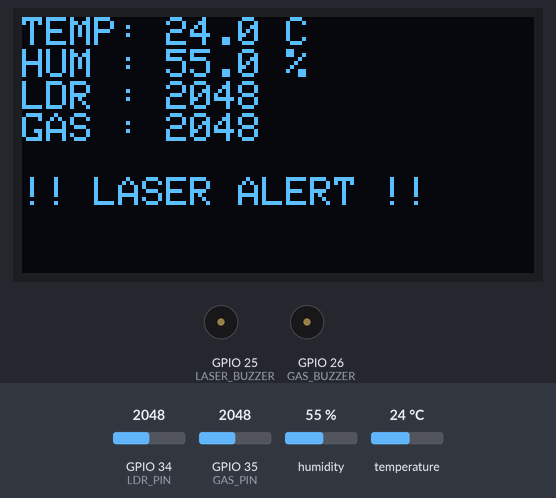
Recording of a sketch running on a simulated ESP32. On the bench: 128×64 one-colour display, buzzer (waves = sounding, pin HIGH). The test bench sets the inputs (shaded band); at power-on: GPIO 34 (LDR_PIN) = 2048, humidity 55 %, GPIO 35 (GAS_PIN) = 2048, temperature 24 °C (analog values on the 0–4095 scale). WiFi joins after 1.5 s; servers stay silent unless stated; what the sketch prints to the serial monitor is not drawn.

Above: at 4.45 s.
4.8 s: GPIO 34 (LDR_PIN) set to 52
At 5.84 s:
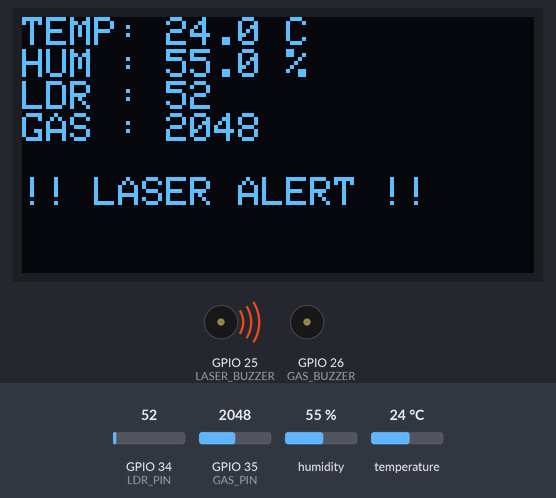
7.4 s: GPIO 34 (LDR_PIN) set to 45
At 8.7 s:
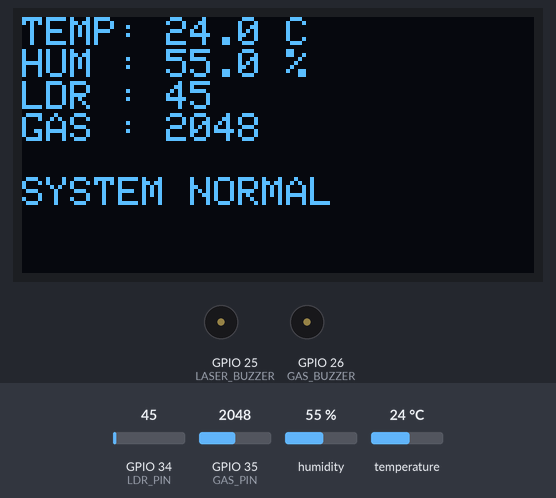
9.0 s: humidity set to 22 %
At 11.0 s:
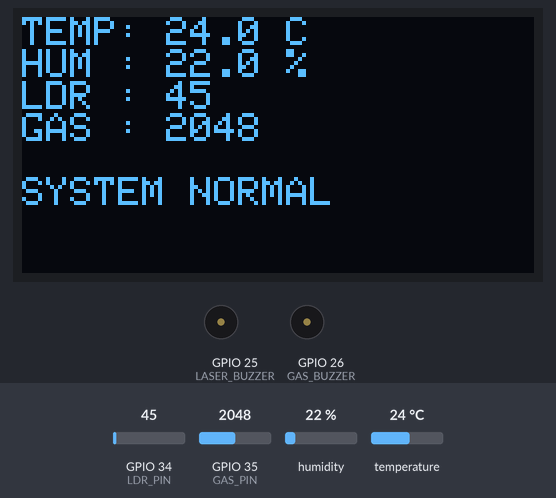
11.3 s: GPIO 35 (GAS_PIN) set to 2866
At 12.5 s:
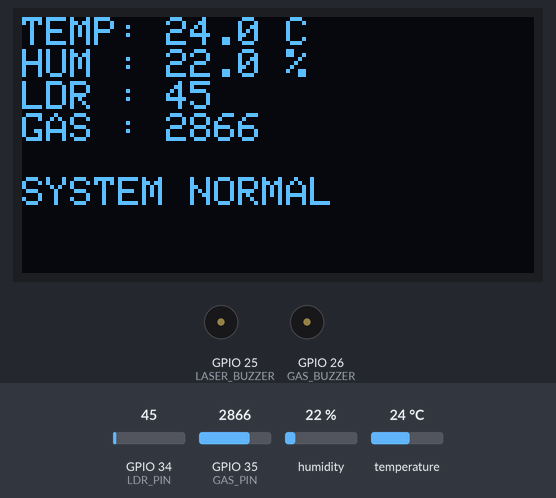
12.9 s: temperature set to 12 °C
At 15.1 s:
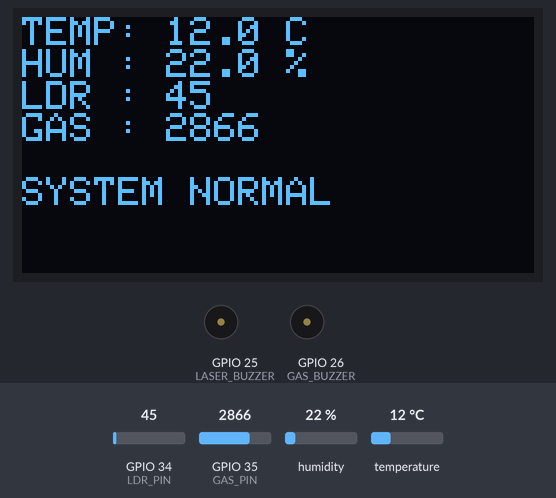
15.4 s: GPIO 35 (GAS_PIN) set to 3940
At 33.87 s:
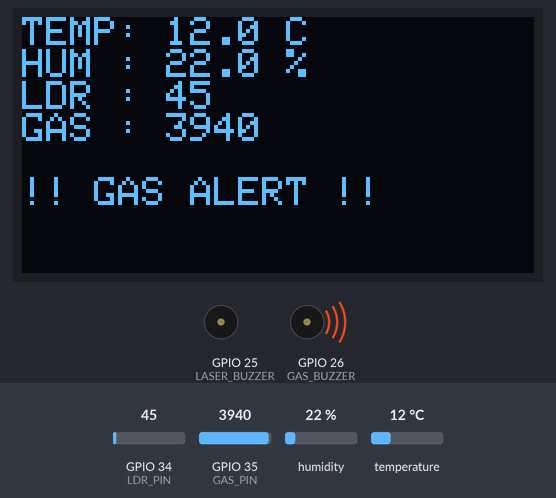
Timing chart, 0 to 35.6 s (numbered marks = the images above; inputs shaded):
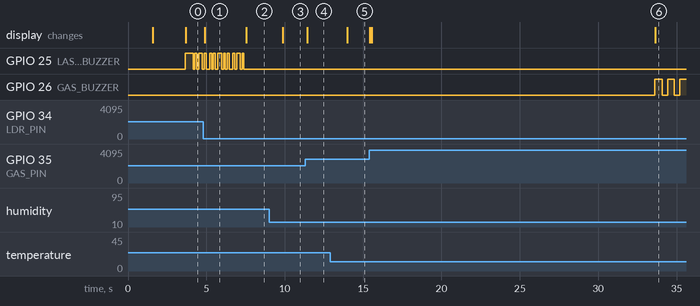

Measured:
- the behaviour switches between 50 and 49 on GPIO 34 (LDR_PIN) (found by bisection; images 1 and 2)
- after the input at 4.8 s, the display: changes after 0.09 s (image 1)
- after the input at 7.4 s, GPIO 25 (LASER_BUZZER): stops changing and stays LOW; the display: changes after 0.14 s (image 2)
- after the input at 9.0 s, the display: changes after 0.86 s (image 3)
- after the input at 11.3 s, the display: changes after 0.13 s (image 4)
- after the input at 12.9 s, the display: changes after 1.1 s (image 5)
- after the input at 15.4 s, GPIO 26 (GAS_BUZZER): alternates HIGH for 0.44 s and LOW for 0.35 s, starting after 18.2 s; the display: first changes at once (image 6 shows a later state)

The sketch:

esp32.ino
```cpp
#include <Wire.h>
#include <Adafruit_GFX.h>
#include <Adafruit_SSD1306.h>
#include <DHT.h>
#include <WiFi.h>
#include <Firebase_ESP_Client.h>

// Token generation process info
#include "addons/TokenHelper.h"
#include "addons/RTDBHelper.h"

// =====================================================
// WIFI & FIREBASE CONFIG
// =====================================================

#define WIFI_SSID "Pixel_1186"      // Oyage WiFi nama methanata danna
#define WIFI_PASSWORD "srw222777"  // Oyage WiFi password eka methanata danna

#define API_KEY "AIzaSyBknnhznrjjmUyTKxjylUvyJGAQFudcibk"
#define DATABASE_URL "https://smart-home-iot-9226f-default-rtdb.firebaseio.com"

FirebaseData fbdo;
FirebaseAuth auth;
FirebaseConfig config;

unsigned long sendDataPrevMillis = 0;
const long sendDataInterval = 2000; // Thappara 2katasarayak data yawai

// =====================================================
// PIN DEFINITIONS
// =====================================================

#define DHT_PIN        4
#define DHT_TYPE       DHT11

#define LDR_PIN        34
#define GAS_PIN        35

#define LASER_BUZZER   25
#define GAS_BUZZER     26

#define OLED_SDA       21
#define OLED_SCL       22

// =====================================================
// OLED
// =====================================================

#define SCREEN_WIDTH   128
#define SCREEN_HEIGHT  64

Adafruit_SSD1306 display(
  SCREEN_WIDTH,
  SCREEN_HEIGHT,
  &Wire,
  -1
);

// =====================================================
// DHT
// =====================================================

DHT dht(DHT_PIN, DHT_TYPE);

// =====================================================
// FIXED THRESHOLDS
// =====================================================

// ----- LASER -----
const int LASER_ON_THRESHOLD = 100;
const int LASER_OFF_THRESHOLD = 50;

// ----- GAS / SMOKE -----
const int GAS_ON_THRESHOLD = 3900;
const int GAS_OFF_THRESHOLD = 3900;

// =====================================================
// VARIABLES
// =====================================================

int ldrValue = 0;
int gasValue = 0;

float temperature = 0;
float humidity = 0;

bool laserAlarm = false;
bool gasAlarm = false;

unsigned long lastDHTRead = 0;
unsigned long systemStartTime = 0;
const unsigned long GAS_WARMUP_TIME = 30000; // 30 sec

// =====================================================
// AVERAGE LDR
// =====================================================

int readLDR()
{
  long total = 0;
  for (int i = 0; i < 10; i++)
  {
    total += analogRead(LDR_PIN);
    delay(2);
  }
  return total / 10;
}

// =====================================================
// AVERAGE GAS SENSOR
// =====================================================

int readGas()
{
  long total = 0;
  for (int i = 0; i < 10; i++)
  {
    total += analogRead(GAS_PIN);
    delay(2);
  }
  return total / 10;
}

// =====================================================
// SETUP
// =====================================================

void setup()
{
  Serial.begin(115200);
  analogReadResolution(12);

  pinMode(LASER_BUZZER, OUTPUT);
  pinMode(GAS_BUZZER, OUTPUT);
  digitalWrite(LASER_BUZZER, LOW);
  digitalWrite(GAS_BUZZER, LOW);

  dht.begin();
  Wire.begin(OLED_SDA, OLED_SCL);

  if (!display.begin(SSD1306_SWITCHCAPVCC, 0x3C))
  {
    Serial.println("OLED ERROR!");
    while (true) delay(1000);
  }

  // --- CONNECT TO WIFI ---
  display.clearDisplay();
  display.setTextSize(1);
  display.setTextColor(SSD1306_WHITE);
  display.setCursor(0, 0);
  display.println("Connecting to WiFi:");
  display.println(WIFI_SSID);
  display.display();

  WiFi.begin(WIFI_SSID, WIFI_PASSWORD);
  Serial.print("Connecting to WiFi");
  while (WiFi.status() != WL_CONNECTED)
  {
    Serial.print(".");
    delay(300);
  }
  Serial.println("\nWiFi Connected!");
  Serial.print("IP Address: ");
  Serial.println(WiFi.localIP());

  // --- CONNECT TO FIREBASE ---
  config.api_key = API_KEY;
  config.database_url = DATABASE_URL;

  // Anonymous Sign in (Public read/write rules aniwaryen thiyenna one)
  if (Firebase.signUp(&config, &auth, "", "")) {
    Serial.println("Firebase Ready!");
  }
  else {
    Serial.printf("%s\n", config.signer.signupError.message.c_str());
  }

  config.token_status_callback = tokenStatusCallback;
  Firebase.begin(&config, &auth);
  Firebase.reconnectWiFi(true);

  // Show normal startup screen
  display.clearDisplay();
  display.setCursor(0, 0);
  display.println("SMART HOME SYSTEM");
  display.println();
  display.println("WiFi & Firebase OK!");
  display.println("Laser Security");
  display.println("Gas / Smoke");
  display.display();
  delay(2000);

  systemStartTime = millis();
}

// =====================================================
// LASER SECURITY
// =====================================================

void checkLaser()
{
  ldrValue = readLDR();
  if (!laserAlarm)
  {
    if (ldrValue > LASER_ON_THRESHOLD)
    {
      laserAlarm = true;
      Serial.println("!!! LASER SECURITY ALERT !!!");
    }
  }
  else
  {
    if (ldrValue < LASER_OFF_THRESHOLD)
    {
      laserAlarm = false;
      Serial.println("Laser alarm OFF.");
    }
  }
}

// =====================================================
// GAS / SMOKE SECURITY
// =====================================================

void checkGas()
{
  gasValue = readGas();
  if (millis() - systemStartTime < GAS_WARMUP_TIME)
  {
    gasAlarm = false;
    return;
  }

  if (!gasAlarm)
  {
    if (gasValue > GAS_ON_THRESHOLD)
    {
      gasAlarm = true;
      Serial.println("!!! GAS / SMOKE ALERT !!!");
    }
  }
  else
  {
    if (gasValue < GAS_OFF_THRESHOLD)
    {
      gasAlarm = false;
      Serial.println("Gas alarm OFF.");
    }
  }
}

// =====================================================
// BUZZERS
// =====================================================

void updateBuzzers()
{
  if (laserAlarm)
  {
    if ((millis() / 150) % 2 == 0) digitalWrite(LASER_BUZZER, HIGH);
    else digitalWrite(LASER_BUZZER, LOW);
  }
  else digitalWrite(LASER_BUZZER, LOW);

  if (gasAlarm)
  {
    if ((millis() / 400) % 2 == 0) digitalWrite(GAS_BUZZER, HIGH);
    else digitalWrite(GAS_BUZZER, LOW);
  }
  else digitalWrite(GAS_BUZZER, LOW);
}

// =====================================================
// DHT11
// =====================================================

void readDHT()
{
  if (millis() - lastDHTRead >= 2000)
  {
    lastDHTRead = millis();
    float newHumidity = dht.readHumidity();
    float newTemperature = dht.readTemperature();

    if (!isnan(newHumidity) && !isnan(newTemperature))
    {
      humidity = newHumidity;
      temperature = newTemperature;
    }
  }
}

// =====================================================
// SEND TO FIREBASE
// =====================================================

void sendToFirebase()
{
  // Firebase.ready() check karanne connection eka thiyenawada kiyala
  if (Firebase.ready() && (millis() - sendDataPrevMillis > sendDataInterval || sendDataPrevMillis == 0))
  {
    sendDataPrevMillis = millis();

    // Firebase ekata yawanna JSON object ekak hadanawa
    FirebaseJson json;
    json.set("temperature", temperature);
    json.set("humidity", humidity);
    json.set("gas", gasValue);
    json.set("securityAlert", laserAlarm);
    json.set("gasAlert", gasAlarm);

    // "smartHome" path ekata data tika push karanawa
    if (Firebase.RTDB.updateNode(&fbdo, "/smartHome", &json)) {
      Serial.println("Firebase Data Uploaded Successfully!");
    } else {
      Serial.println("Firebase Error: " + fbdo.errorReason());
    }
  }
}

// =====================================================
// OLED DISPLAY
// =====================================================

void updateDisplay()
{
  display.clearDisplay();
  display.setTextSize(1);
  display.setTextColor(SSD1306_WHITE);

  display.setCursor(0, 0);
  display.print("TEMP: ");
  display.print(temperature, 1);
  display.println(" C");

  display.print("HUM : ");
  display.print(humidity, 1);
  display.println(" %");

  display.print("LDR : ");
  display.println(ldrValue);

  display.print("GAS : ");
  display.println(gasValue);

  display.println();
  if (laserAlarm && gasAlarm) display.println("!!! BOTH ALARMS !!!");
  else if (laserAlarm) display.println("!! LASER ALERT !!");
  else if (gasAlarm) display.println("!! GAS ALERT !!");
  else display.println("SYSTEM NORMAL");

  display.display();
}

// =====================================================
// MAIN LOOP
// =====================================================

void loop()
{
  checkLaser();
  checkGas();
  readDHT();

  updateBuzzers();
  updateDisplay();

  // Data tika Firebase ekata yawanawa (Me function eka athule 2 sec delay ekak thiyenawa)
  sendToFirebase();

  delay(50); // Loop eka too fast wena eka nawaththanna podi delay ekak
}
```
